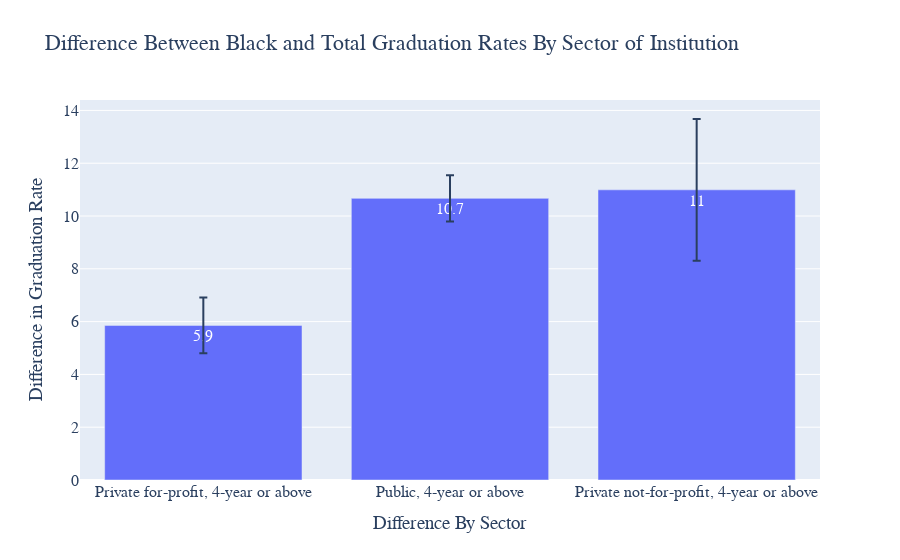

Notebook cell for this chart:
### Markdown cell above
<h2><center>Difference Between African American Graduation Rates and Total Cohort Graduation</center></h2>

### Code cell
fig = go.Figure(
    data = [
        go.Bar(x=grad_rate_by_sector.index, y=grad_rate_by_sector["Mean_Difference"], 
               text=np.round(grad_rate_by_sector["Mean_Difference"], 1), name="Difference of Means",
               error_y=dict(type='data', array=[diff_error1, diff_error2, diff_error3])),
    ]
)

_ = fig.update_layout(
    title="Difference Between Black and Total Graduation Rates By Sector of Institution",
    xaxis={
        'title': "Difference By Sector"
    },
    yaxis={
        'title': 'Difference in Graduation Rate'
    },
    font=dict(
        family="Courier New, monospace",
        size=16,
    )
)
fig.show()

### Figure 1 — Plotly figure (JSON) as saved in the notebook; plotly's stock layout.template omitted (floating-point values rounded to 4 significant figures)
{"data": [{"error_y": {"array": [1.057, 0.8767, 2.683], "type": "data"}, "name": "Difference of Means", "text": [5.9, 10.7, 11], "type": "bar", "x": ["Private for-profit, 4-year or above", "Public, 4-year or above", "Private not-for-profit, 4-year or above"], "y": [5.856, 10.67, 10.99]}], "layout": {"font": {"family": "Courier New, monospace", "size": 16}, "title": {"text": "Difference Between Black and Total Graduation Rates By Sector of Institution"}, "xaxis": {"title": {"text": "Difference By Sector"}}, "yaxis": {"title": {"text": "Difference in Graduation Rate"}}}}
